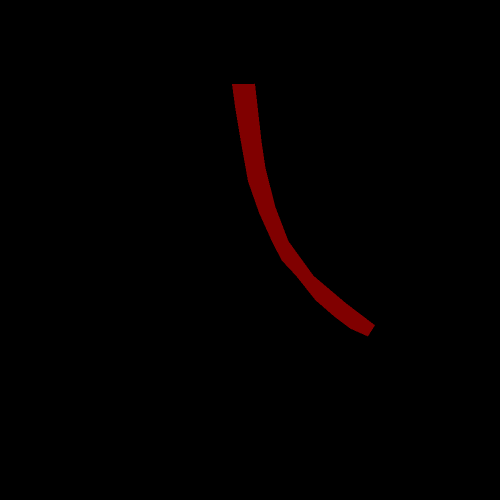
#> input picture csi_cam_test/scripts/traffic_light/line_real/line/img.png, 1000 x 1000 px (shown at 1/2 size)
$ python _31line.py
#> lines starting #> are read from the running program, lines starting #| are printed output that depends on the picture; after the words box and inside, x2 and y2 are one past the last pixel; in counts of white or black regions, pixels touching at a corner belong together; long printed decimals are rounded
### csi_cam_test/scripts/traffic_light/line_real/line/Timer.py
#-*- coding:utf-8 _*-
"""
@Author  : Xiaoqi Cheng Yutao
@Time    : 2019/10/26 8:34
"""
import time

def timer(long = -1):
	start = time.time()
	def end(method_name="Unnamed function"):
		print(method_name + " took : " + str(time.time() - start)[0:long] + " seconds.")
		return

	return end

class Timer():
	def __init__(self,long = 6):
		self.long = long
		self.start = time.time()
	def __str__(self):      # 魔法方法 print实现时间打印
		return ("Time: " + str(time.time() - self.start)[0:self.long] + " seconds.")

# [10 lines that do not run on import are left out]

### csi_cam_test/scripts/traffic_light/line_real/line/_31line.py
#!/usr/bin/env python3
# -*- coding:utf-8 _*-
# 识别的是中线为白色

import cv2
import numpy as np
from Timer import *
import sys
import math

np.set_printoptions(suppress=True, precision=4)


# center定义

# 直接读取图像中间这一行的线条情况

# 读取图像的接近车子的几行
def find_direct(img, beishu):
    cal_line = timer(8)
    # img应该为cv格式
    size_x = 320
    size_y = 240
    xcenter = size_x / 2
    # 单看中间行的像素值v
    ycenter = size_y * beishu
    # 选取读取白线位置的行
    white_line_top = int(ycenter)
    # 该行列白色的像素个数。用于计算直线中点
    # 各行偏差初始化0
    white_line = 1
    final_count = 1
    sum_direction = 0
    before_sum_direction = 0
    # 计算direction有效个数
    count_direction = 1

    frame = cv2.resize(img, (size_x, size_y))
    # frame_mini = cv2.resize(frame, (int(frame.shape[1] / 3), int(frame.shape[0] / 3)))
    # cv2.imshow("img_line_resize", frame_mini)
    # cv2.waitKey(1)

    # 大津法二值化
    retval, dst = cv2.threshold(frame, 0, 255, cv2.THRESH_OTSU)

    # 腐蚀
    dst = cv2.erode(dst, None, iterations=2)

    # 膨胀，白区域变大(考虑一个综合函数更快？)
    # dst = cv2.dilate(dst, None, iterations=2)
    # cv2.imshow("dilate", dst)

    err = 0
    count_err = 0
    while white_line_top >= white_line > 0:
        # print('white_out',white_line)
        # from y:0 to y:beishu*y_max
        color = dst[white_line]
        white_count = np.sum(color == 255)
        # white——count：这一行白色像素点的数目
        if white_count != 0:
            white_index = np.where(color == 255)
            if (white_index[0][white_count - 1] - white_index[0][0]) < int(size_x / 5):
                count_direction = count_direction + 1
                line_center = (white_index[0][white_count - 1] + white_index[0][0]) / 2
                # 计算出center与标准中00心点的偏移量，因为图像大小是640，因此标准中心是320，xcenter
                # 单行direction（-320~~320）然后单位化，
                line_cal = white_line

                direction = (line_center - xcenter) / (xcenter * 1.00)

                # print('======', direction, 'direction======', 'white_line', white_line, line_cal)

                # 为了避免direction过大，单位化。100意味着最大的位置，接近0偏转小.大于0右转
                sum_direction = (direction + sum_direction)

                sum_direction = float("{0:.4f}".format(sum_direction))
                # 没有采用 white_count==0  break避免240为0错误跳出d
                final_count = white_line

            if (white_index[0][white_count - 1] - white_index[0][0]) > int(size_x / 5):
                # print(white_index[0][white_count - 1], white_index[0][0], int(size_x / 5), retval,end='')
                # print('out of line ')
                count_err = count_err + 1
            if retval < 15:
                count_err = count_err + 1
            else:
                count_err = count_err

        white_line = white_line + 1
    print('retval===========', retval,'count_err=============',count_err)
    if retval < 15:
        err = 1
    if count_err > 15:
        err = 1
    if sum_direction == 0:
        err = 1
        print('no thing in img')
    print('err,count_err', err, count_err)
    if err == 1:
        print('error---------------------------------')

    # print('final_count_direction ', count_direction)
    average_direction = 100 * sum_direction / (1.00 * count_direction)

    if average_direction == 0:
        err = 1
    # [6 lines of commented-out code are left out]

    cv2.putText(dst, str((retval, average_direction, err)), (10, 10), cv2.FONT_HERSHEY_SIMPLEX, 0.3,
                (255, 255, 250), 1)
    dst[int(white_line), :] = 128
    dst[:, int(xcenter)] = 128
    dst[int(final_count), :] = 128
    cal_line('finish cal line')
    show=timer(8)
    cv2.imshow('erode', dst)
    cv2.waitKey(1)
    show('show erode img took')
    return average_direction, retval, err, dst


# [196 lines left out: functions find_direct0, find_direct_tan_arc_tan, not called in this run]


if __name__ == '__main__':
    ti = timer(8)
    frame = cv2.imread('img.png')
#> frame is the input picture: shape (1000, 1000, 3); mean B, G, R 0, 0, 2.7
    frame = cv2.cvtColor(frame, cv2.COLOR_BGR2GRAY)
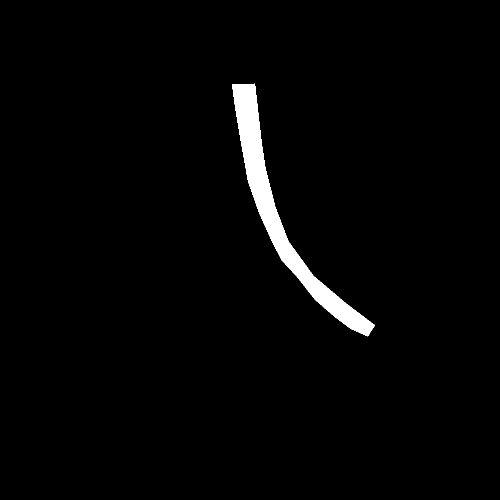
#> frame: shape (1000, 1000) (shown at 1/2 size); values 0 (black) and 38 (white), 2.1% white; 1 white region, box (x1, y1, x2, y2) and area: (464, 167, 750, 673) 21085
    print(type(frame))
#| <class 'numpy.ndarray'>
    a, b, c,d = find_direct(frame, 0.5)
#> in find_direct, `frame = cv2.resize(img, (size_x, size_y))`:
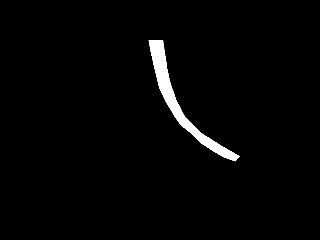
#> frame: shape (240, 320); min 0, max 38, mean 0.8; drawn with min black and max white
#> in find_direct, `retval, dst = cv2.threshold(frame, 0, 255, cv2.THRESH_OTSU)`: dst: shape (240, 320); 2.1% white; 1 white region, box (x1, y1, x2, y2) and area: (148, 40, 240, 161) 1623
#> in find_direct, `retval, dst = cv2.threshold(frame, 0, 255, cv2.THRESH_OTSU)`: retval = 17
#> in find_direct, `dst = cv2.erode(dst, None, iterations=2)`:
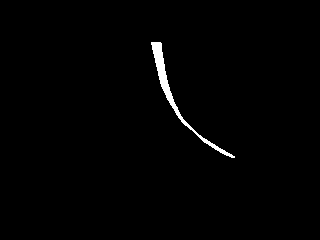
#> dst: shape (240, 320); 1% white; 1 white region, box (x1, y1, x2, y2) and area: (151, 42, 235, 158) 794
#> the loop in find_direct, `while white_line_top >= white_line > 0: # print('white_out',white_line)` made 120 passes
#> (white_count, white_index, line_center, direction, sum_direction) on passes 42 to 49: (10, ([151, 152, 153, 154, 155, 156, 157, 158, 159, 160],), 155.5, -0.0281, -0.0281), (11, ([151, 152, 153, 154, 155, 156, 157, 158, 159, 160, 161],), 156, -0.025, -0.0531), (11, ([151, 152, 153, 154, 155, 156, 157, 158, 159, 160, 161],), 156, -0.025, -0.0781), (10, ([152, 153, 154, 155, 156, 157, 158, 159, 160, 161],), 156.5, -0.0219, -0.1), (10, ([152, 153, 154, 155, 156, 157, 158, 159, 160, 161],), 156.5, -0.0219, -0.122), (10, ([152, 153, 154, 155, 156, 157, 158, 159, 160, 161],), 156.5, -0.0219, -0.144), (10, ([152, 153, 154, 155, 156, 157, 158, 159, 160, 161],), 156.5, -0.0219, -0.166), (10, ([152, 153, 154, 155, 156, 157, 158, 159, 160, 161],), 156.5, -0.0219, -0.188)
#> (white_count, white_index) on pass 100: (6, ([168, 169, 170, 171, 172, 173],))
#> after the loop in find_direct, `while white_line_top >= white_line > 0:`: count_direction = 80; count_err = 0; sum_direction = 2.68; white_line = 121
#| retval=========== 17.0 count_err============= 0
#| err,count_err 0 0
#> in find_direct, `average_direction = 100 * sum_direction / (1.00 * count_direction)`: average_direction = 3.35
#> in find_direct, `dst[int(final_count), :] = 128`:
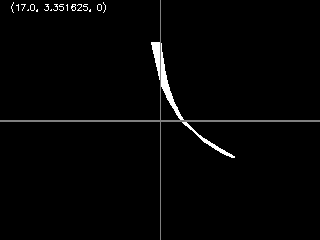
#> dst: shape (240, 320); min 0, max 255, mean 4.6
#> a = 3.35; b = 17; c = 0
    print(a, b, c)
#| 3.352 17.0 0
    ti('finish')
    # 倍数0-1，1为远距离；倍数最好大于0.4，因为图片接近车子部分被变化去除掉了
# 0087 9
# 0029 -20
# 0042 -0.085
# 0076 -13
# 0094  4
# 0040  0.066
# 0041  0.041
# 0042  -23
# 0036   17
# 0037   16
# 221    21
